Frame 1 (no input): blank canvas, image omitted
Frame 60 (the mouse pressed at the canvas centre just before this capture): blank canvas, image omitted
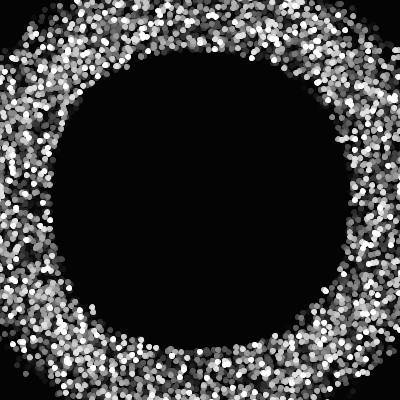
Frame 120 (the mouse held since frame 60 and released just before this capture)

The Processing sketch whose frames 1 and 60 were blank and that drew this single picture after the mouse press (run headless with seeded random() and noise(); from frame 60 on, the mouse is pressed at the canvas centre):

// Processing sketch: Plex_Circle_mouse
// ── Plex_Circle_mouse.pde

int cx, cy;
float lg_rad;

int sliderValue = 100;
int sliderValue2 = 10;

void setup(){
  size(400,400);
  background(5,5,45);
    
}


void draw(){
  fill(0,30);
  noStroke();
  rect(0,0,width,height);

  for(int i=0;i<360;i+=1){
    fill(255,255,255);
    stroke(255,255,255);
    float angle = i * TWO_PI / 360;
    float x = width/2 + cos(angle) * random(mouseY-mouseX/4,mouseY+mouseX/4);
    float y = height/2 + sin(angle) * random(mouseY-mouseX/4,mouseY+mouseX/4);

    ellipse(x,y,5,5);
  }
  
}
